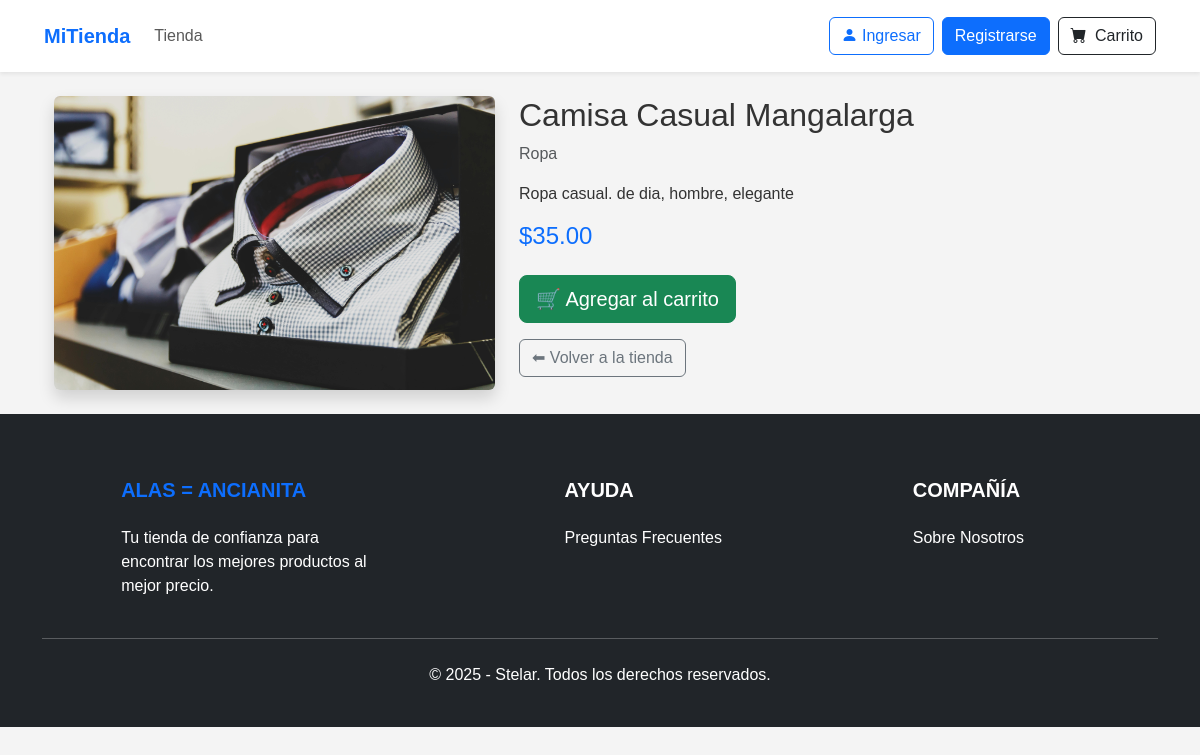
Screenshot of /product/4/ with the database file from the repository.
### store/models.py (models this page shows, shortened)
class Product(models.Model):
    name = models.CharField(max_length=60)
    price = models.DecimalField(max_digits=10, decimal_places=2, default=0.00)
    category = models.ForeignKey(Category, on_delete=models.CASCADE, default=1)
    description = models.CharField(max_length=250, default='', blank=True, null=True)
    image = models.ImageField(upload_to='uploads/products/', blank=True, null=True)

class Category(models.Model):
    name = models.CharField(max_length=50)

### store/views/product_detail.py (the view)
# urls.py: path('product/<int:product_id>/', product_detail, name='product_detail'),
def product_detail(request, product_id):
    product = get_object_or_404(Product, id=product_id)
    return render(request, 'product_detail.html', {'product': product})

### store/templates/product_detail.html (shortened to what this page needs)
{% extends 'base.html' %}
{% block content %}
<div class="container mt-4">
  <div class="row">
    <div class="col-md-5">
      <img src="{{ product.image.url }}" alt="{{ product.name }}" class="img-fluid rounded shadow">
    </div>
    <div class="col-md-7">
      <h2>{{ product.name }}</h2>
      <p class="text-muted">{{ product.category.name }}</p>
      <p>{{ product.description }}</p>
      <h4 class="text-primary mb-4">${{ product.price }}</h4>
      <form action="{% url 'cart-action' %}" method="POST">
        <button type="submit" class="btn btn-success btn-lg">
          🛒 Agregar al carrito
        </button>
      </form>
      <a href="{% url 'store' %}" class="btn btn-outline-secondary mt-3">⬅ Volver a la tienda</a>
    </div>
  </div>
</div>
{% endblock %}

### store/static/store/css/style.css (style rules this page uses)
body { font-family: Arial, sans-serif; margin: 0; padding: 0; background-color: #f4f4f4; color: #333; }
a { text-decoration: none; color: inherit; }

### rows the page displays
Product: image (picture), name "Camisa Casual Mangalarga", category.name "Ropa", description "Ropa casual. de dia, hombre, elegante", price "35.00"
